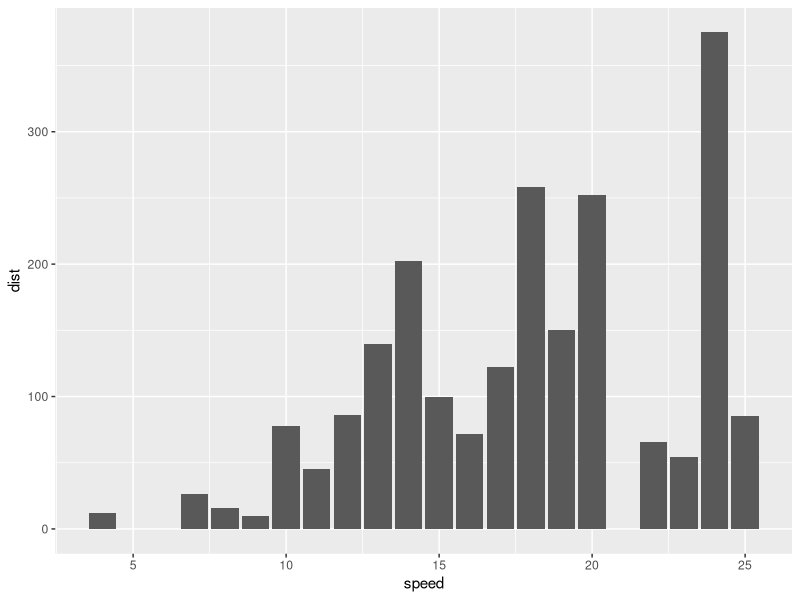
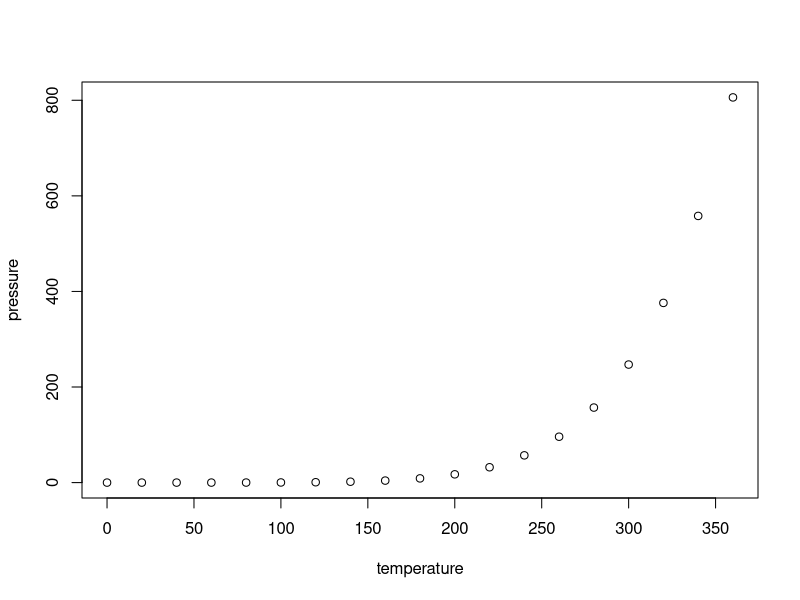

Here is the R script that generated these plots, in order:
## ---- chunk 1
knitr::opts_chunk$set(echo = TRUE)
## ---- chunk 2
summary(cars)
library(tidyverse)

glimpse(cars)


ggplot(cars, aes(x=speed, y= dist)) +
geom_col()
  
## ---- chunk 3
plot(pressure)
